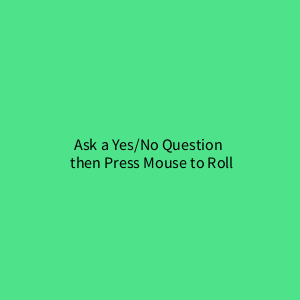
Frame 1 (no input)
Frame 60 (the mouse pressed at the canvas centre just before this capture): identical to frame 1, image omitted
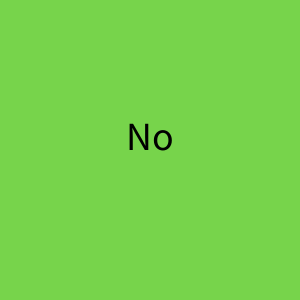
Frame 120 (the mouse held since frame 60 and released just before this capture)

The Processing sketch that drew these frames (run headless with seeded random() and noise(); from frame 60 on, the mouse is pressed at the canvas centre):

// Processing sketch: processing_61971
// ── processing_61971.pde


int answer; 

void setup()
 {
 
  size(300, 300);
   background(78, 227, 138);
   smooth();
   frameRate(60);
 
  fill(0);
   textSize(16);
   textAlign(CENTER);
   text( "Ask a Yes/No Question \n then Press Mouse to Roll", width/2, height/2);

 }
 
void draw()
 {
 
if (mousePressed)
 {
   background(random(255), random(255), random(255));
 
  answer = int( random(1,9)); 

  if (answer == 1)
   {
     textAlign(CENTER);
     textSize(40);
     text( "Yes!", width/2, height/2);
   }
 
  if (answer == 2)
   {
     textAlign(CENTER);
     textSize(40);
     text( "No", width/2, height/2);
   }
 
  if (answer == 3)
   {
     textAlign(CENTER);
     textSize(39);
     text( "Maybe", width/2, height/2);
   }
 
  if (answer == 4)
   {
     textSize(36);
     textAlign(CENTER);
     text( "Ask Later...", width/2, height/2);
   }
 
  if (answer == 5)
   {
     textAlign(CENTER);
     textSize(35);
     text( "Keep Dreaming", width/2, height/2);
   }
 
  if (answer == 6)
   {
     textAlign(CENTER);
     textSize(35);
     text( "After a long while", width/2, height/2);
   }
   
  if (answer == 7)
   {
    textAlign(CENTER);
    textSize(40);
     text( "Never", width/2, height/2);
   }
  if (answer == 8)
   {
    textAlign(CENTER);
    textSize(38);
    text( "Of course!", width/2, height/2);
   }
 

}
 

}
